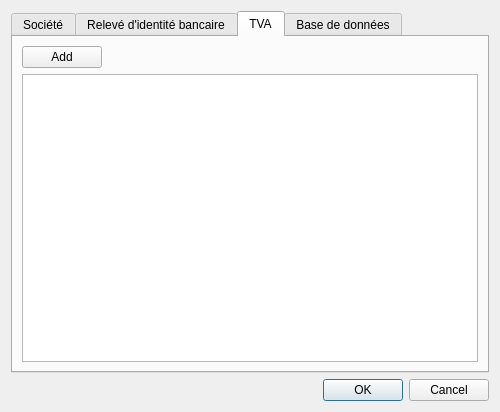
<?xml version="1.0" encoding="UTF-8"?>
<ui version="4.0">
 <class>DialogSettings</class>
 <widget class="QDialog" name="DialogSettings">
  <property name="geometry">
   <rect>
    <x>0</x>
    <y>0</y>
    <width>500</width>
    <height>412</height>
   </rect>
  </property>
  <property name="minimumSize">
   <size>
    <width>500</width>
    <height>0</height>
   </size>
  </property>
  <property name="windowTitle">
   <string>Configuration</string>
  </property>
  <property name="windowIcon">
   <iconset resource="../ressources.qrc">
    <normaloff>:/app/preference</normaloff>:/app/preference</iconset>
  </property>
  <layout class="QVBoxLayout" name="verticalLayout">
   <item>
    <layout class="QHBoxLayout" name="horizontalLayout">
     <item>
      <widget class="QTabWidget" name="tabWidget">
       <property name="currentIndex">
        <number>2</number>
       </property>
       <property name="iconSize">
        <size>
         <width>24</width>
         <height>24</height>
        </size>
       </property>
       <widget class="QWidget" name="tab_compagny">
        <attribute name="icon">
         <iconset resource="../ressources.qrc">
          <normaloff>:/app/compagny</normaloff>:/app/compagny</iconset>
        </attribute>
        <attribute name="title">
         <string>Société</string>
        </attribute>
        <layout class="QHBoxLayout" name="horizontalLayout_2">
         <item>
          <layout class="QVBoxLayout" name="verticalLayout_4">
           <item>
            <layout class="QHBoxLayout" name="horizontalLayout_3">
             <item>
              <widget class="QLabel" name="label_logo">
               <property name="text">
                <string>Logo</string>
               </property>
              </widget>
             </item>
             <item>
              <spacer name="horizontalSpacer">
               <property name="orientation">
                <enum>Qt::Horizontal</enum>
               </property>
               <property name="sizeHint" stdset="0">
                <size>
                 <width>40</width>
                 <height>20</height>
                </size>
               </property>
              </spacer>
             </item>
             <item>
              <layout class="QVBoxLayout" name="verticalLayout_5">
               <item>
                <widget class="QLabel" name="label_15">
                 <property name="text">
                  <string>&lt;!DOCTYPE HTML PUBLIC &quot;-//W3C//DTD HTML 4.0//EN&quot; &quot;http://www.w3.org/TR/REC-html40/strict.dtd&quot;&gt;
&lt;html&gt;&lt;head&gt;&lt;meta name=&quot;qrichtext&quot; content=&quot;1&quot; /&gt;&lt;style type=&quot;text/css&quot;&gt;
p, li { white-space: pre-wrap; }
&lt;/style&gt;&lt;/head&gt;&lt;body style=&quot; font-family:'Ubuntu'; font-size:9pt; font-weight:400; font-style:normal;&quot;&gt;
&lt;p style=&quot; margin-top:0px; margin-bottom:0px; margin-left:0px; margin-right:0px; -qt-block-indent:0; text-indent:0px;&quot;&gt;&lt;span style=&quot; text-decoration: underline;&quot;&gt;Logo&lt;/span&gt;&lt;/p&gt;&lt;/body&gt;&lt;/html&gt;</string>
                 </property>
                </widget>
               </item>
               <item>
                <widget class="QPushButton" name="pushButton_Logo">
                 <property name="text">
                  <string>Parcourir</string>
                 </property>
                </widget>
               </item>
               <item>
                <widget class="QPushButton" name="pushButton_ClearImage">
                 <property name="text">
                  <string>Effacer</string>
                 </property>
                </widget>
               </item>
              </layout>
             </item>
            </layout>
           </item>
           <item>
            <layout class="QGridLayout" name="gridLayout_2" rowstretch="0,0,0,0,0">
             <item row="0" column="0">
              <widget class="QLabel" name="label_7">
               <property name="text">
                <string>Nom: </string>
               </property>
              </widget>
             </item>
             <item row="1" column="3">
              <widget class="QCheckBox" name="checkBox_TAX">
               <property name="enabled">
                <bool>false</bool>
               </property>
               <property name="text">
                <string/>
               </property>
              </widget>
             </item>
             <item row="2" column="1">
              <widget class="QLineEdit" name="lineEdit_sPhone">
               <property name="maxLength">
                <number>24</number>
               </property>
              </widget>
             </item>
             <item row="0" column="2">
              <widget class="QLabel" name="label_6">
               <property name="text">
                <string>Siret: </string>
               </property>
              </widget>
             </item>
             <item row="0" column="1">
              <widget class="QLineEdit" name="lineEdit_sName">
               <property name="maxLength">
                <number>64</number>
               </property>
              </widget>
             </item>
             <item row="3" column="2">
              <widget class="QLabel" name="label_14">
               <property name="text">
                <string>Site internet: </string>
               </property>
              </widget>
             </item>
             <item row="1" column="0">
              <widget class="QLabel" name="label_16">
               <property name="text">
                <string>Capital: </string>
               </property>
              </widget>
             </item>
             <item row="0" column="3">
              <widget class="QLineEdit" name="lineEdit_sNum">
               <property name="maxLength">
                <number>64</number>
               </property>
              </widget>
             </item>
             <item row="1" column="1">
              <widget class="QLineEdit" name="lineEdit_sCapital"/>
             </item>
             <item row="2" column="0">
              <widget class="QLabel" name="label_9">
               <property name="text">
                <string>Tel: </string>
               </property>
              </widget>
             </item>
             <item row="2" column="2">
              <widget class="QLabel" name="label_12">
               <property name="text">
                <string>Fax: </string>
               </property>
              </widget>
             </item>
             <item row="2" column="3">
              <widget class="QLineEdit" name="lineEdit_sFax">
               <property name="maxLength">
                <number>24</number>
               </property>
              </widget>
             </item>
             <item row="1" column="2">
              <widget class="QLabel" name="label_17">
               <property name="text">
                <string>Assujetti à la TVA: </string>
               </property>
              </widget>
             </item>
             <item row="3" column="0">
              <widget class="QLabel" name="label_13">
               <property name="text">
                <string>Email: </string>
               </property>
              </widget>
             </item>
             <item row="3" column="1">
              <widget class="QLineEdit" name="lineEdit_sEmail">
               <property name="maxLength">
                <number>128</number>
               </property>
              </widget>
             </item>
             <item row="4" column="0">
              <widget class="QLabel" name="label_8">
               <property name="text">
                <string>Ville: </string>
               </property>
              </widget>
             </item>
             <item row="3" column="3">
              <widget class="QLineEdit" name="lineEdit_sWebSite">
               <property name="maxLength">
                <number>256</number>
               </property>
              </widget>
             </item>
             <item row="4" column="1">
              <widget class="QLineEdit" name="lineEdit_sCity">
               <property name="maxLength">
                <number>64</number>
               </property>
              </widget>
             </item>
             <item row="4" column="2">
              <widget class="QLabel" name="label_11">
               <property name="text">
                <string>Code Postal: </string>
               </property>
              </widget>
             </item>
             <item row="4" column="3">
              <widget class="QLineEdit" name="lineEdit_sZipCode">
               <property name="maxLength">
                <number>10</number>
               </property>
              </widget>
             </item>
            </layout>
           </item>
           <item>
            <widget class="QLabel" name="label_10">
             <property name="text">
              <string>Adresse :</string>
             </property>
            </widget>
           </item>
           <item>
            <widget class="QLineEdit" name="lineEdit_sAdd1">
             <property name="maxLength">
              <number>128</number>
             </property>
            </widget>
           </item>
           <item>
            <widget class="QLineEdit" name="lineEdit_sAdd2">
             <property name="maxLength">
              <number>128</number>
             </property>
            </widget>
           </item>
           <item>
            <widget class="QLineEdit" name="lineEdit_sAdd3">
             <property name="maxLength">
              <number>128</number>
             </property>
            </widget>
           </item>
          </layout>
         </item>
        </layout>
       </widget>
       <widget class="QWidget" name="tab_bank">
        <attribute name="icon">
         <iconset resource="../ressources.qrc">
          <normaloff>:/app/revenue</normaloff>:/app/revenue</iconset>
        </attribute>
        <attribute name="title">
         <string>Relevé d'identité bancaire</string>
        </attribute>
        <layout class="QVBoxLayout" name="verticalLayout_7">
         <item>
          <layout class="QVBoxLayout" name="verticalLayout_6">
           <item>
            <layout class="QGridLayout" name="gridLayout_3">
             <item row="0" column="0">
              <widget class="QLabel" name="label_19">
               <property name="text">
                <string>Code Banque :</string>
               </property>
              </widget>
             </item>
             <item row="2" column="0">
              <widget class="QLabel" name="label_20">
               <property name="text">
                <string>Code Guichet :</string>
               </property>
              </widget>
             </item>
             <item row="2" column="1">
              <widget class="QLineEdit" name="lineEdit_codeGuichet">
               <property name="maxLength">
                <number>5</number>
               </property>
               <property name="alignment">
                <set>Qt::AlignCenter</set>
               </property>
              </widget>
             </item>
             <item row="1" column="0">
              <widget class="QLabel" name="label_21">
               <property name="text">
                <string>Numéro de compte :</string>
               </property>
              </widget>
             </item>
             <item row="0" column="1">
              <widget class="QLineEdit" name="lineEdit_codeBanque">
               <property name="maxLength">
                <number>5</number>
               </property>
               <property name="alignment">
                <set>Qt::AlignCenter</set>
               </property>
              </widget>
             </item>
             <item row="1" column="1">
              <widget class="QLineEdit" name="lineEdit_numCompte">
               <property name="maxLength">
                <number>11</number>
               </property>
               <property name="alignment">
                <set>Qt::AlignCenter</set>
               </property>
              </widget>
             </item>
             <item row="3" column="0">
              <widget class="QLabel" name="label_22">
               <property name="text">
                <string>Clé RIB :</string>
               </property>
              </widget>
             </item>
             <item row="3" column="1">
              <widget class="QLineEdit" name="lineEdit_keyRIB">
               <property name="maxLength">
                <number>2</number>
               </property>
               <property name="alignment">
                <set>Qt::AlignCenter</set>
               </property>
              </widget>
             </item>
             <item row="4" column="0">
              <widget class="QLabel" name="label_23">
               <property name="text">
                <string>Domiciliation :</string>
               </property>
              </widget>
             </item>
             <item row="4" column="1">
              <widget class="QLineEdit" name="lineEdit_Address">
               <property name="maxLength">
                <number>128</number>
               </property>
              </widget>
             </item>
            </layout>
           </item>
           <item>
            <layout class="QGridLayout" name="gridLayout_4">
             <item row="0" column="0">
              <widget class="QLabel" name="label_24">
               <property name="text">
                <string>IBAN :</string>
               </property>
              </widget>
             </item>
             <item row="1" column="0">
              <widget class="QLineEdit" name="lineEdit_IBAN1">
               <property name="maxLength">
                <number>4</number>
               </property>
               <property name="alignment">
                <set>Qt::AlignCenter</set>
               </property>
              </widget>
             </item>
             <item row="1" column="1">
              <widget class="QLineEdit" name="lineEdit_IBAN2">
               <property name="maxLength">
                <number>4</number>
               </property>
               <property name="alignment">
                <set>Qt::AlignCenter</set>
               </property>
              </widget>
             </item>
             <item row="1" column="2">
              <widget class="QLineEdit" name="lineEdit_IBAN3">
               <property name="maxLength">
                <number>4</number>
               </property>
               <property name="alignment">
                <set>Qt::AlignCenter</set>
               </property>
              </widget>
             </item>
             <item row="1" column="3">
              <widget class="QLineEdit" name="lineEdit_IBAN4">
               <property name="maxLength">
                <number>4</number>
               </property>
               <property name="alignment">
                <set>Qt::AlignCenter</set>
               </property>
              </widget>
             </item>
             <item row="1" column="5">
              <widget class="QLineEdit" name="lineEdit_IBAN6">
               <property name="maxLength">
                <number>4</number>
               </property>
               <property name="alignment">
                <set>Qt::AlignCenter</set>
               </property>
              </widget>
             </item>
             <item row="1" column="6">
              <widget class="QLineEdit" name="lineEdit_IBAN7">
               <property name="maxLength">
                <number>4</number>
               </property>
               <property name="alignment">
                <set>Qt::AlignCenter</set>
               </property>
              </widget>
             </item>
             <item row="1" column="4">
              <widget class="QLineEdit" name="lineEdit_IBAN5">
               <property name="maxLength">
                <number>4</number>
               </property>
               <property name="alignment">
                <set>Qt::AlignCenter</set>
               </property>
              </widget>
             </item>
             <item row="2" column="1">
              <widget class="QLineEdit" name="lineEdit_IBAN9">
               <property name="maxLength">
                <number>2</number>
               </property>
               <property name="alignment">
                <set>Qt::AlignCenter</set>
               </property>
              </widget>
             </item>
             <item row="2" column="0">
              <widget class="QLineEdit" name="lineEdit_IBAN8">
               <property name="maxLength">
                <number>4</number>
               </property>
               <property name="alignment">
                <set>Qt::AlignCenter</set>
               </property>
              </widget>
             </item>
            </layout>
           </item>
           <item>
            <layout class="QHBoxLayout" name="horizontalLayout_6">
             <item>
              <widget class="QLabel" name="label_25">
               <property name="text">
                <string>BIC :</string>
               </property>
              </widget>
             </item>
             <item>
              <widget class="QLineEdit" name="lineEdit_BIC">
               <property name="maxLength">
                <number>11</number>
               </property>
               <property name="alignment">
                <set>Qt::AlignCenter</set>
               </property>
              </widget>
             </item>
             <item>
              <spacer name="horizontalSpacer_4">
               <property name="orientation">
                <enum>Qt::Horizontal</enum>
               </property>
               <property name="sizeHint" stdset="0">
                <size>
                 <width>40</width>
                 <height>20</height>
                </size>
               </property>
              </spacer>
             </item>
            </layout>
           </item>
           <item>
            <spacer name="verticalSpacer_2">
             <property name="orientation">
              <enum>Qt::Vertical</enum>
             </property>
             <property name="sizeHint" stdset="0">
              <size>
               <width>20</width>
               <height>40</height>
              </size>
             </property>
            </spacer>
           </item>
          </layout>
         </item>
        </layout>
       </widget>
       <widget class="QWidget" name="tab_tva">
        <attribute name="title">
         <string>TVA</string>
        </attribute>
        <layout class="QVBoxLayout" name="verticalLayout_8">
         <item>
          <layout class="QHBoxLayout" name="horizontalLayout_5">
           <item>
            <widget class="QPushButton" name="addTaxButton">
             <property name="text">
              <string>Add</string>
             </property>
            </widget>
           </item>
           <item>
            <spacer name="horizontalSpacer_5">
             <property name="orientation">
              <enum>Qt::Horizontal</enum>
             </property>
             <property name="sizeHint" stdset="0">
              <size>
               <width>40</width>
               <height>20</height>
              </size>
             </property>
            </spacer>
           </item>
          </layout>
         </item>
         <item>
          <widget class="QTableView" name="tvaView"/>
         </item>
        </layout>
       </widget>
       <widget class="QWidget" name="tab_Database">
        <attribute name="icon">
         <iconset resource="../ressources.qrc">
          <normaloff>:/app/database</normaloff>:/app/database</iconset>
        </attribute>
        <attribute name="title">
         <string>Base de données</string>
        </attribute>
        <layout class="QVBoxLayout" name="verticalLayout_3">
         <item>
          <layout class="QVBoxLayout" name="verticalLayout_2">
           <item>
            <layout class="QGridLayout" name="gridLayout">
             <item row="1" column="0">
              <widget class="QLabel" name="label">
               <property name="text">
                <string>Adresse : </string>
               </property>
              </widget>
             </item>
             <item row="1" column="1">
              <widget class="QLineEdit" name="lineEdit_hostName"/>
             </item>
             <item row="2" column="0">
              <widget class="QLabel" name="label_2">
               <property name="text">
                <string>Port : </string>
               </property>
              </widget>
             </item>
             <item row="2" column="1">
              <widget class="QLineEdit" name="lineEdit_port"/>
             </item>
             <item row="3" column="1">
              <widget class="QLineEdit" name="lineEdit_databaseName"/>
             </item>
             <item row="3" column="0">
              <widget class="QLabel" name="label_3">
               <property name="text">
                <string>Nom de la base : </string>
               </property>
              </widget>
             </item>
             <item row="4" column="0">
              <widget class="QLabel" name="label_4">
               <property name="text">
                <string>Identifiant : </string>
               </property>
              </widget>
             </item>
             <item row="4" column="1">
              <widget class="QLineEdit" name="lineEdit_login"/>
             </item>
             <item row="5" column="0">
              <widget class="QLabel" name="label_5">
               <property name="text">
                <string>Mot de pass : </string>
               </property>
              </widget>
             </item>
             <item row="5" column="1">
              <widget class="QLineEdit" name="lineEdit_password">
               <property name="echoMode">
                <enum>QLineEdit::Password</enum>
               </property>
              </widget>
             </item>
             <item row="3" column="2">
              <widget class="QToolButton" name="toolButton_BaseSelect">
               <property name="text">
                <string>...</string>
               </property>
              </widget>
             </item>
             <item row="0" column="0">
              <widget class="QLabel" name="label_26">
               <property name="text">
                <string>Base de données :</string>
               </property>
              </widget>
             </item>
             <item row="0" column="1">
              <widget class="QComboBox" name="comboBox_dbase"/>
             </item>
            </layout>
           </item>
           <item>
            <layout class="QHBoxLayout" name="horizontalLayout_4">
             <item>
              <widget class="QLabel" name="label_18">
               <property name="text">
                <string>Etat:</string>
               </property>
              </widget>
             </item>
             <item>
              <spacer name="horizontalSpacer_3">
               <property name="orientation">
                <enum>Qt::Horizontal</enum>
               </property>
               <property name="sizeType">
                <enum>QSizePolicy::Fixed</enum>
               </property>
               <property name="sizeHint" stdset="0">
                <size>
                 <width>60</width>
                 <height>20</height>
                </size>
               </property>
              </spacer>
             </item>
             <item>
              <widget class="QLabel" name="label_state">
               <property name="text">
                <string>...</string>
               </property>
              </widget>
             </item>
             <item>
              <spacer name="horizontalSpacer_2">
               <property name="orientation">
                <enum>Qt::Horizontal</enum>
               </property>
               <property name="sizeHint" stdset="0">
                <size>
                 <width>40</width>
                 <height>20</height>
                </size>
               </property>
              </spacer>
             </item>
             <item>
              <widget class="QPushButton" name="pushButton_connect">
               <property name="text">
                <string>Se connecter</string>
               </property>
              </widget>
             </item>
            </layout>
           </item>
           <item>
            <spacer name="verticalSpacer">
             <property name="orientation">
              <enum>Qt::Vertical</enum>
             </property>
             <property name="sizeHint" stdset="0">
              <size>
               <width>20</width>
               <height>40</height>
              </size>
             </property>
            </spacer>
           </item>
          </layout>
         </item>
        </layout>
       </widget>
      </widget>
     </item>
    </layout>
   </item>
   <item>
    <widget class="QDialogButtonBox" name="buttonBox">
     <property name="orientation">
      <enum>Qt::Horizontal</enum>
     </property>
     <property name="standardButtons">
      <set>QDialogButtonBox::Cancel|QDialogButtonBox::Ok</set>
     </property>
    </widget>
   </item>
  </layout>
 </widget>
 <tabstops>
  <tabstop>tabWidget</tabstop>
  <tabstop>pushButton_Logo</tabstop>
  <tabstop>pushButton_ClearImage</tabstop>
  <tabstop>lineEdit_sName</tabstop>
  <tabstop>lineEdit_sNum</tabstop>
  <tabstop>lineEdit_sCapital</tabstop>
  <tabstop>checkBox_TAX</tabstop>
  <tabstop>lineEdit_sPhone</tabstop>
  <tabstop>lineEdit_sFax</tabstop>
  <tabstop>lineEdit_sEmail</tabstop>
  <tabstop>lineEdit_sWebSite</tabstop>
  <tabstop>lineEdit_sCity</tabstop>
  <tabstop>lineEdit_sZipCode</tabstop>
  <tabstop>lineEdit_sAdd1</tabstop>
  <tabstop>lineEdit_sAdd2</tabstop>
  <tabstop>lineEdit_sAdd3</tabstop>
  <tabstop>lineEdit_codeBanque</tabstop>
  <tabstop>lineEdit_numCompte</tabstop>
  <tabstop>lineEdit_codeGuichet</tabstop>
  <tabstop>lineEdit_keyRIB</tabstop>
  <tabstop>lineEdit_Address</tabstop>
  <tabstop>lineEdit_IBAN1</tabstop>
  <tabstop>lineEdit_IBAN2</tabstop>
  <tabstop>lineEdit_IBAN3</tabstop>
  <tabstop>lineEdit_IBAN4</tabstop>
  <tabstop>lineEdit_IBAN5</tabstop>
  <tabstop>lineEdit_IBAN6</tabstop>
  <tabstop>lineEdit_IBAN7</tabstop>
  <tabstop>lineEdit_IBAN8</tabstop>
  <tabstop>lineEdit_IBAN9</tabstop>
  <tabstop>lineEdit_BIC</tabstop>
  <tabstop>comboBox_dbase</tabstop>
  <tabstop>lineEdit_hostName</tabstop>
  <tabstop>lineEdit_port</tabstop>
  <tabstop>lineEdit_databaseName</tabstop>
  <tabstop>toolButton_BaseSelect</tabstop>
  <tabstop>lineEdit_login</tabstop>
  <tabstop>lineEdit_password</tabstop>
  <tabstop>pushButton_connect</tabstop>
  <tabstop>buttonBox</tabstop>
 </tabstops>
 <resources>
  <include location="../ressources.qrc"/>
 </resources>
 <connections>
  <connection>
   <sender>buttonBox</sender>
   <signal>accepted()</signal>
   <receiver>DialogSettings</receiver>
   <slot>accept()</slot>
   <hints>
    <hint type="sourcelabel">
     <x>252</x>
     <y>476</y>
    </hint>
    <hint type="destinationlabel">
     <x>157</x>
     <y>274</y>
    </hint>
   </hints>
  </connection>
  <connection>
   <sender>buttonBox</sender>
   <signal>rejected()</signal>
   <receiver>DialogSettings</receiver>
   <slot>reject()</slot>
   <hints>
    <hint type="sourcelabel">
     <x>320</x>
     <y>476</y>
    </hint>
    <hint type="destinationlabel">
     <x>286</x>
     <y>274</y>
    </hint>
   </hints>
  </connection>
 </connections>
</ui>
